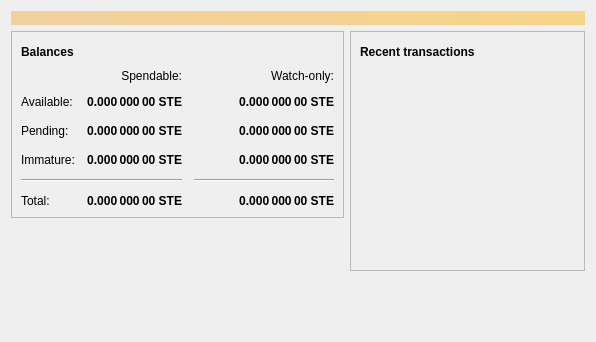
<?xml version="1.0" encoding="UTF-8"?>
<ui version="4.0">
 <class>OverviewPage</class>
 <widget class="QWidget" name="OverviewPage">
  <property name="geometry">
   <rect>
    <x>0</x>
    <y>0</y>
    <width>596</width>
    <height>342</height>
   </rect>
  </property>
  <property name="windowTitle">
   <string>Form</string>
  </property>
  <layout class="QVBoxLayout" name="topLayout">
   <item>
    <widget class="QLabel" name="labelAlerts">
     <property name="visible">
      <bool>false</bool>
     </property>
     <property name="styleSheet">
      <string notr="true">QLabel { background-color: qlineargradient(x1: 0, y1: 0, x2: 1, y2: 0, stop:0 #F0D0A0, stop:1 #F8D488); color:#000000; }</string>
     </property>
     <property name="wordWrap">
      <bool>true</bool>
     </property>
     <property name="margin">
      <number>3</number>
     </property>
     <property name="textInteractionFlags">
      <set>Qt::TextSelectableByMouse</set>
     </property>
    </widget>
   </item>
   <item>
    <layout class="QHBoxLayout" name="horizontalLayout" stretch="1,1">
     <item>
      <layout class="QVBoxLayout" name="verticalLayout_2">
       <item>
        <widget class="QFrame" name="frame">
         <property name="frameShape">
          <enum>QFrame::StyledPanel</enum>
         </property>
         <property name="frameShadow">
          <enum>QFrame::Raised</enum>
         </property>
         <layout class="QVBoxLayout" name="verticalLayout_4">
          <item>
           <layout class="QHBoxLayout" name="horizontalLayout_4">
            <item>
             <widget class="QLabel" name="label_5">
              <property name="font">
               <font>
                <weight>75</weight>
                <bold>true</bold>
               </font>
              </property>
              <property name="text">
               <string>Balances</string>
              </property>
             </widget>
            </item>
            <item>
             <widget class="QPushButton" name="labelWalletStatus">
              <property name="enabled">
               <bool>true</bool>
              </property>
              <property name="maximumSize">
               <size>
                <width>30</width>
                <height>16777215</height>
               </size>
              </property>
              <property name="toolTip">
               <string>The displayed information may be out of date. Your wallet automatically synchronizes with the Stredle network after a connection is established, but this process has not completed yet.</string>
              </property>
              <property name="text">
               <string/>
              </property>
              <property name="icon">
               <iconset resource="../bitcoin.qrc">
                <normaloff>:/icons/warning</normaloff>
                <disabledoff>:/icons/warning</disabledoff>:/icons/warning</iconset>
              </property>
              <property name="iconSize">
               <size>
                <width>24</width>
                <height>24</height>
               </size>
              </property>
              <property name="flat">
               <bool>true</bool>
              </property>
             </widget>
            </item>
            <item>
             <spacer name="horizontalSpacer_3">
              <property name="orientation">
               <enum>Qt::Horizontal</enum>
              </property>
              <property name="sizeHint" stdset="0">
               <size>
                <width>40</width>
                <height>20</height>
               </size>
              </property>
             </spacer>
            </item>
           </layout>
          </item>
          <item>
           <layout class="QGridLayout" name="gridLayout">
            <property name="spacing">
             <number>12</number>
            </property>
            <item row="2" column="2">
             <widget class="QLabel" name="labelWatchPending">
              <property name="font">
               <font>
                <weight>75</weight>
                <bold>true</bold>
               </font>
              </property>
              <property name="cursor">
               <cursorShape>IBeamCursor</cursorShape>
              </property>
              <property name="toolTip">
               <string>Unconfirmed transactions to watch-only addresses</string>
              </property>
              <property name="text">
               <string notr="true">0.000 000 00 STE</string>
              </property>
              <property name="alignment">
               <set>Qt::AlignRight|Qt::AlignTrailing|Qt::AlignVCenter</set>
              </property>
              <property name="textInteractionFlags">
               <set>Qt::LinksAccessibleByMouse|Qt::TextSelectableByKeyboard|Qt::TextSelectableByMouse</set>
              </property>
             </widget>
            </item>
            <item row="2" column="1">
             <widget class="QLabel" name="labelUnconfirmed">
              <property name="font">
               <font>
                <weight>75</weight>
                <bold>true</bold>
               </font>
              </property>
              <property name="cursor">
               <cursorShape>IBeamCursor</cursorShape>
              </property>
              <property name="toolTip">
               <string>Total of transactions that have yet to be confirmed, and do not yet count toward the spendable balance</string>
              </property>
              <property name="text">
               <string notr="true">0.000 000 00 STE</string>
              </property>
              <property name="alignment">
               <set>Qt::AlignRight|Qt::AlignTrailing|Qt::AlignVCenter</set>
              </property>
              <property name="textInteractionFlags">
               <set>Qt::LinksAccessibleByMouse|Qt::TextSelectableByKeyboard|Qt::TextSelectableByMouse</set>
              </property>
             </widget>
            </item>
            <item row="3" column="2">
             <widget class="QLabel" name="labelWatchImmature">
              <property name="font">
               <font>
                <weight>75</weight>
                <bold>true</bold>
               </font>
              </property>
              <property name="cursor">
               <cursorShape>IBeamCursor</cursorShape>
              </property>
              <property name="toolTip">
               <string>Mined balance in watch-only addresses that has not yet matured</string>
              </property>
              <property name="text">
               <string notr="true">0.000 000 00 STE</string>
              </property>
              <property name="alignment">
               <set>Qt::AlignRight|Qt::AlignTrailing|Qt::AlignVCenter</set>
              </property>
              <property name="textInteractionFlags">
               <set>Qt::LinksAccessibleByMouse|Qt::TextSelectableByKeyboard|Qt::TextSelectableByMouse</set>
              </property>
             </widget>
            </item>
            <item row="4" column="0" colspan="2">
             <widget class="Line" name="line">
              <property name="orientation">
               <enum>Qt::Horizontal</enum>
              </property>
             </widget>
            </item>
            <item row="4" column="2">
             <widget class="Line" name="lineWatchBalance">
              <property name="sizePolicy">
               <sizepolicy hsizetype="Preferred" vsizetype="Fixed">
                <horstretch>0</horstretch>
                <verstretch>0</verstretch>
               </sizepolicy>
              </property>
              <property name="minimumSize">
               <size>
                <width>140</width>
                <height>0</height>
               </size>
              </property>
              <property name="orientation">
               <enum>Qt::Horizontal</enum>
              </property>
             </widget>
            </item>
            <item row="5" column="0">
             <widget class="QLabel" name="labelTotalText">
              <property name="text">
               <string>Total:</string>
              </property>
             </widget>
            </item>
            <item row="3" column="1">
             <widget class="QLabel" name="labelImmature">
              <property name="font">
               <font>
                <weight>75</weight>
                <bold>true</bold>
               </font>
              </property>
              <property name="cursor">
               <cursorShape>IBeamCursor</cursorShape>
              </property>
              <property name="toolTip">
               <string>Mined balance that has not yet matured</string>
              </property>
              <property name="text">
               <string notr="true">0.000 000 00 STE</string>
              </property>
              <property name="alignment">
               <set>Qt::AlignRight|Qt::AlignTrailing|Qt::AlignVCenter</set>
              </property>
              <property name="textInteractionFlags">
               <set>Qt::LinksAccessibleByMouse|Qt::TextSelectableByKeyboard|Qt::TextSelectableByMouse</set>
              </property>
             </widget>
            </item>
            <item row="2" column="3">
             <spacer name="horizontalSpacer_2">
              <property name="orientation">
               <enum>Qt::Horizontal</enum>
              </property>
              <property name="sizeHint" stdset="0">
               <size>
                <width>40</width>
                <height>20</height>
               </size>
              </property>
             </spacer>
            </item>
            <item row="3" column="0">
             <widget class="QLabel" name="labelImmatureText">
              <property name="text">
               <string>Immature:</string>
              </property>
             </widget>
            </item>
            <item row="5" column="1">
             <widget class="QLabel" name="labelTotal">
              <property name="font">
               <font>
                <weight>75</weight>
                <bold>true</bold>
               </font>
              </property>
              <property name="cursor">
               <cursorShape>IBeamCursor</cursorShape>
              </property>
              <property name="toolTip">
               <string>Your current total balance</string>
              </property>
              <property name="text">
               <string notr="true">0.000 000 00 STE</string>
              </property>
              <property name="alignment">
               <set>Qt::AlignRight|Qt::AlignTrailing|Qt::AlignVCenter</set>
              </property>
              <property name="textInteractionFlags">
               <set>Qt::LinksAccessibleByMouse|Qt::TextSelectableByKeyboard|Qt::TextSelectableByMouse</set>
              </property>
             </widget>
            </item>
            <item row="5" column="2">
             <widget class="QLabel" name="labelWatchTotal">
              <property name="font">
               <font>
                <weight>75</weight>
                <bold>true</bold>
               </font>
              </property>
              <property name="cursor">
               <cursorShape>IBeamCursor</cursorShape>
              </property>
              <property name="toolTip">
               <string>Current total balance in watch-only addresses</string>
              </property>
              <property name="text">
               <string notr="true">0.000 000 00 STE</string>
              </property>
              <property name="alignment">
               <set>Qt::AlignRight|Qt::AlignTrailing|Qt::AlignVCenter</set>
              </property>
              <property name="textInteractionFlags">
               <set>Qt::LinksAccessibleByMouse|Qt::TextSelectableByKeyboard|Qt::TextSelectableByMouse</set>
              </property>
             </widget>
            </item>
            <item row="0" column="2">
             <widget class="QLabel" name="labelWatchonly">
              <property name="text">
               <string>Watch-only:</string>
              </property>
              <property name="alignment">
               <set>Qt::AlignRight|Qt::AlignTrailing|Qt::AlignVCenter</set>
              </property>
             </widget>
            </item>
            <item row="1" column="0">
             <widget class="QLabel" name="labelBalanceText">
              <property name="text">
               <string>Available:</string>
              </property>
             </widget>
            </item>
            <item row="1" column="1">
             <widget class="QLabel" name="labelBalance">
              <property name="font">
               <font>
                <weight>75</weight>
                <bold>true</bold>
               </font>
              </property>
              <property name="cursor">
               <cursorShape>IBeamCursor</cursorShape>
              </property>
              <property name="toolTip">
               <string>Your current spendable balance</string>
              </property>
              <property name="text">
               <string notr="true">0.000 000 00 STE</string>
              </property>
              <property name="alignment">
               <set>Qt::AlignRight|Qt::AlignTrailing|Qt::AlignVCenter</set>
              </property>
              <property name="textInteractionFlags">
               <set>Qt::LinksAccessibleByMouse|Qt::TextSelectableByKeyboard|Qt::TextSelectableByMouse</set>
              </property>
             </widget>
            </item>
            <item row="1" column="2">
             <widget class="QLabel" name="labelWatchAvailable">
              <property name="font">
               <font>
                <weight>75</weight>
                <bold>true</bold>
               </font>
              </property>
              <property name="cursor">
               <cursorShape>IBeamCursor</cursorShape>
              </property>
              <property name="toolTip">
               <string>Your current balance in watch-only addresses</string>
              </property>
              <property name="text">
               <string notr="true">0.000 000 00 STE</string>
              </property>
              <property name="alignment">
               <set>Qt::AlignRight|Qt::AlignTrailing|Qt::AlignVCenter</set>
              </property>
              <property name="textInteractionFlags">
               <set>Qt::LinksAccessibleByMouse|Qt::TextSelectableByKeyboard|Qt::TextSelectableByMouse</set>
              </property>
             </widget>
            </item>
            <item row="2" column="0">
             <widget class="QLabel" name="labelPendingText">
              <property name="text">
               <string>Pending:</string>
              </property>
             </widget>
            </item>
            <item row="0" column="1">
             <widget class="QLabel" name="labelSpendable">
              <property name="text">
               <string>Spendable:</string>
              </property>
              <property name="alignment">
               <set>Qt::AlignRight|Qt::AlignTrailing|Qt::AlignVCenter</set>
              </property>
             </widget>
            </item>
           </layout>
          </item>
         </layout>
        </widget>
       </item>
       <item>
        <spacer name="verticalSpacer">
         <property name="orientation">
          <enum>Qt::Vertical</enum>
         </property>
         <property name="sizeHint" stdset="0">
          <size>
           <width>20</width>
           <height>40</height>
          </size>
         </property>
        </spacer>
       </item>
      </layout>
     </item>
     <item>
      <layout class="QVBoxLayout" name="verticalLayout_3">
       <item>
        <widget class="QFrame" name="frame_2">
         <property name="frameShape">
          <enum>QFrame::StyledPanel</enum>
         </property>
         <property name="frameShadow">
          <enum>QFrame::Raised</enum>
         </property>
         <layout class="QVBoxLayout" name="verticalLayout">
          <item>
           <layout class="QHBoxLayout" name="horizontalLayout_2">
            <item>
             <widget class="QLabel" name="label_4">
              <property name="font">
               <font>
                <weight>75</weight>
                <bold>true</bold>
               </font>
              </property>
              <property name="text">
               <string>Recent transactions</string>
              </property>
             </widget>
            </item>
            <item>
             <widget class="QPushButton" name="labelTransactionsStatus">
              <property name="enabled">
               <bool>true</bool>
              </property>
              <property name="maximumSize">
               <size>
                <width>30</width>
                <height>16777215</height>
               </size>
              </property>
              <property name="toolTip">
               <string>The displayed information may be out of date. Your wallet automatically synchronizes with the Stredle network after a connection is established, but this process has not completed yet.</string>
              </property>
              <property name="text">
               <string/>
              </property>
              <property name="icon">
               <iconset resource="../bitcoin.qrc">
                <normaloff>:/icons/warning</normaloff>
                <disabledoff>:/icons/warning</disabledoff>:/icons/warning</iconset>
              </property>
              <property name="iconSize">
               <size>
                <width>24</width>
                <height>24</height>
               </size>
              </property>
              <property name="flat">
               <bool>true</bool>
              </property>
             </widget>
            </item>
            <item>
             <spacer name="horizontalSpacer">
              <property name="orientation">
               <enum>Qt::Horizontal</enum>
              </property>
              <property name="sizeHint" stdset="0">
               <size>
                <width>40</width>
                <height>20</height>
               </size>
              </property>
             </spacer>
            </item>
           </layout>
          </item>
          <item>
           <widget class="QListView" name="listTransactions">
            <property name="styleSheet">
             <string notr="true">QListView { background: transparent; }</string>
            </property>
            <property name="frameShape">
             <enum>QFrame::NoFrame</enum>
            </property>
            <property name="verticalScrollBarPolicy">
             <enum>Qt::ScrollBarAlwaysOff</enum>
            </property>
            <property name="horizontalScrollBarPolicy">
             <enum>Qt::ScrollBarAlwaysOff</enum>
            </property>
            <property name="selectionMode">
             <enum>QAbstractItemView::NoSelection</enum>
            </property>
           </widget>
          </item>
         </layout>
        </widget>
       </item>
       <item>
        <spacer name="verticalSpacer_2">
         <property name="orientation">
          <enum>Qt::Vertical</enum>
         </property>
         <property name="sizeHint" stdset="0">
          <size>
           <width>20</width>
           <height>40</height>
          </size>
         </property>
        </spacer>
       </item>
      </layout>
     </item>
    </layout>
   </item>
  </layout>
 </widget>
 <resources/>
 <connections/>
</ui>
